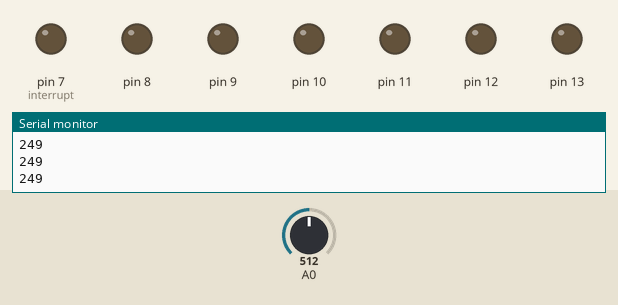
Simulated run of this program. Board: Arduino Uno, built with avr-gcc and run on an emulated ATmega328P. Shown: output pins drawn as LEDs (lit = HIGH), the last lines printed to the serial monitor. Dashed ring = blinking. The test bench sets the inputs (shaded band); at power-on: A0 = 512.

Above: at 1.2 s.
1.3 s: A0 set to 328
2.8 s: A0 set to 300
At 2.95 s:
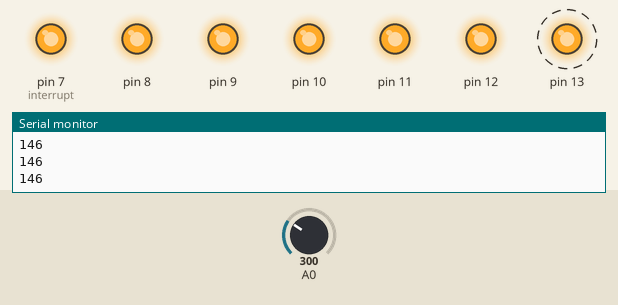
5.8 s: A0 set to 254
8.8 s: A0 set to 236
At 10.0 s:
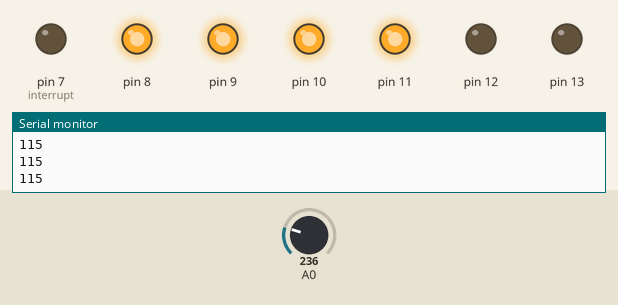
10.3 s: A0 set to 199
11.8 s: A0 set to 169
At 13.2 s:
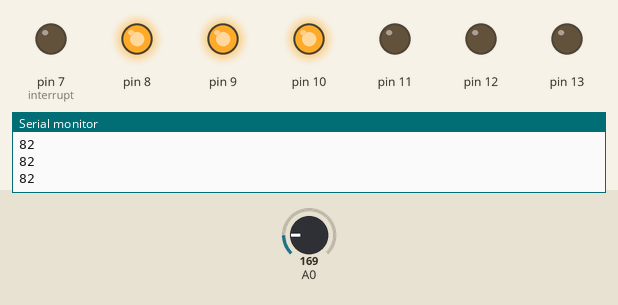
Timing chart, 0 to 14.3 s (numbered marks = the images above; inputs shaded):
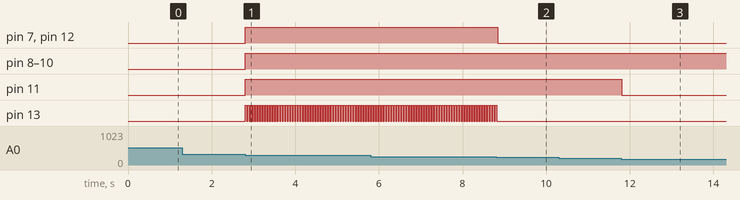

The program:

main.cpp
```cpp
#include <Arduino.h>

int val = 0;
int new_val = 0;

void setup() {
  // put your setup code here, to run once:
  pinMode(A0, INPUT);
  pinMode(13, OUTPUT);
  pinMode(12, OUTPUT);
  pinMode(11, OUTPUT);
  pinMode(10, OUTPUT);
  pinMode(9, OUTPUT);
  pinMode(8, OUTPUT);
  pinMode(7, OUTPUT); //interrupt
  digitalWrite(7, LOW);
  Serial.begin(9600);
  digitalWrite(7, 0);
}

void loop() {
  // put your main code here, to run repeatedly:
  val = analogRead(A0);  //ranges between 0 to 308  for temp 0 to 150
  new_val = val * 4.88;
  new_val = new_val / 10;
  //new_val = map(val, 0, 308, 0, 150);
  Serial.println(new_val);
  if (new_val <= 30){
    digitalWrite(13, LOW);
    digitalWrite(12, LOW);
    digitalWrite(11, LOW);
    digitalWrite(10, LOW);
    digitalWrite(9, LOW);
    digitalWrite(8, HIGH);
    digitalWrite(7, LOW);
  }
  else if (new_val <= 60){
    digitalWrite(13, LOW);
    digitalWrite(12, LOW);
    digitalWrite(11, LOW);
    digitalWrite(10, LOW);
    digitalWrite(9, HIGH);
    digitalWrite(8, HIGH);
    digitalWrite(7, LOW);
  }
  else if (new_val <= 90){
    digitalWrite(13, LOW);
    digitalWrite(12, LOW);
    digitalWrite(11, LOW);
    digitalWrite(10, HIGH);
    digitalWrite(9, HIGH);
    digitalWrite(8, HIGH);
    digitalWrite(7, LOW);
  }
  else if (new_val <= 120){
    digitalWrite(13, LOW);
    digitalWrite(12, LOW);
    digitalWrite(11, HIGH);
    digitalWrite(10, HIGH);
    digitalWrite(9, HIGH);
    digitalWrite(8, HIGH);
    digitalWrite(7, LOW);
  }
  else if (new_val <= 150){
    digitalWrite(12, HIGH);
    digitalWrite(11, HIGH);
    digitalWrite(10, HIGH);
    digitalWrite(9, HIGH);
    digitalWrite(8, HIGH);
    digitalWrite(7, HIGH); //enable external interrupt
    // 6th LED blink
    digitalWrite(13, HIGH);
    delay(30);
    digitalWrite(13, LOW);
    delay(30);

  }


}
```

Measured:
- the behaviour switches between 310 and 309 on A0 (found by bisection; images 0 and 1)
- the behaviour switches between 248 and 247 on A0 (found by bisection; images 1 and 2)
- the behaviour switches between 187 and 186 on A0 (found by bisection; images 2 and 3)
- after the input at 2.8 s, pin 7 (interrupt), pin 8–12: LOW → HIGH at once; pin 13: alternates HIGH for 0.03 s and LOW for 0.03 s, starting at once
- after the input at 8.8 s, pin 7 (interrupt), pin 12: HIGH → LOW at once; pin 13: goes on until 8.8 s, then stays LOW
- after the input at 11.8 s, pin 11: HIGH → LOW at once
